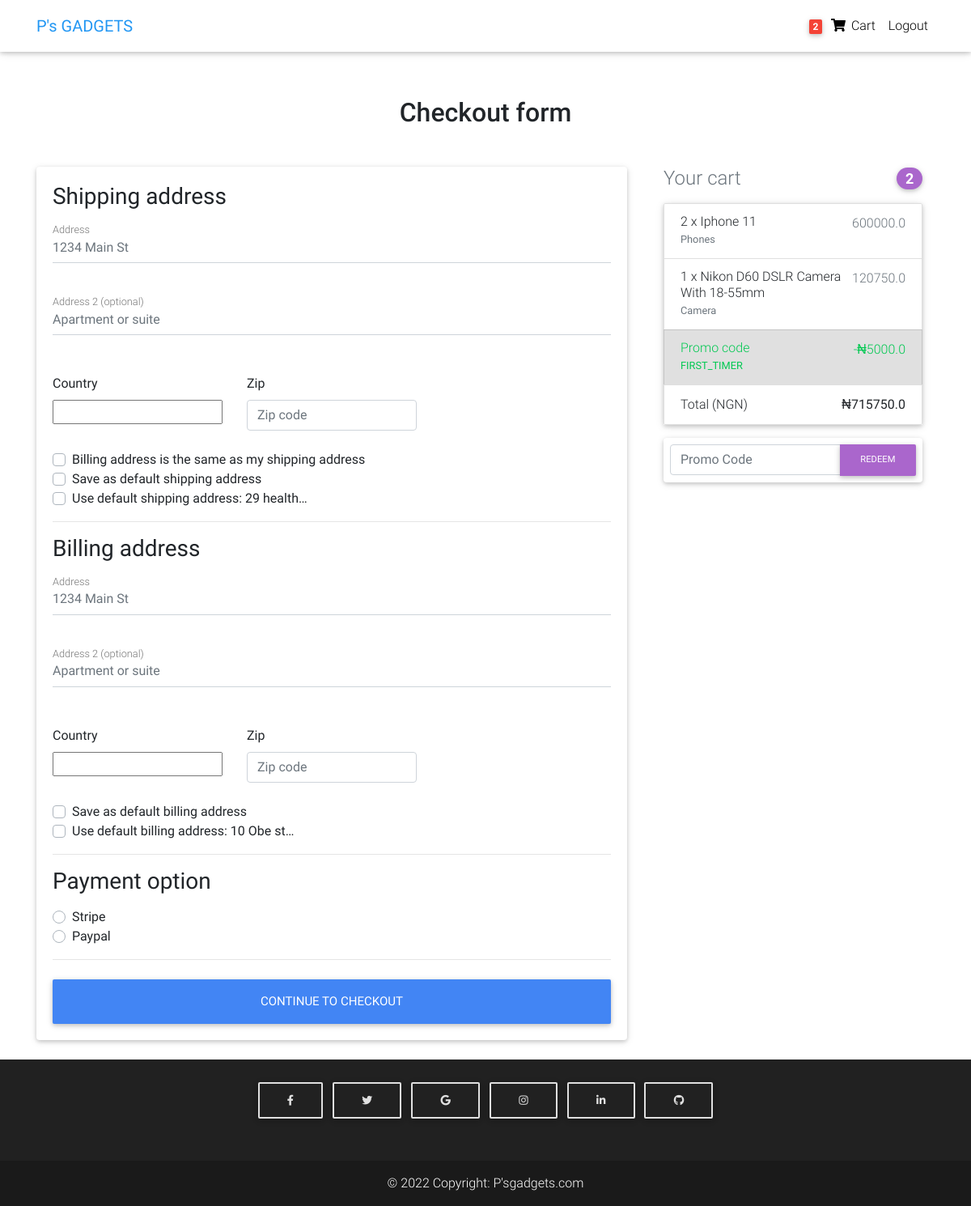
Before: /checkout/ (signed in) with the older database file.
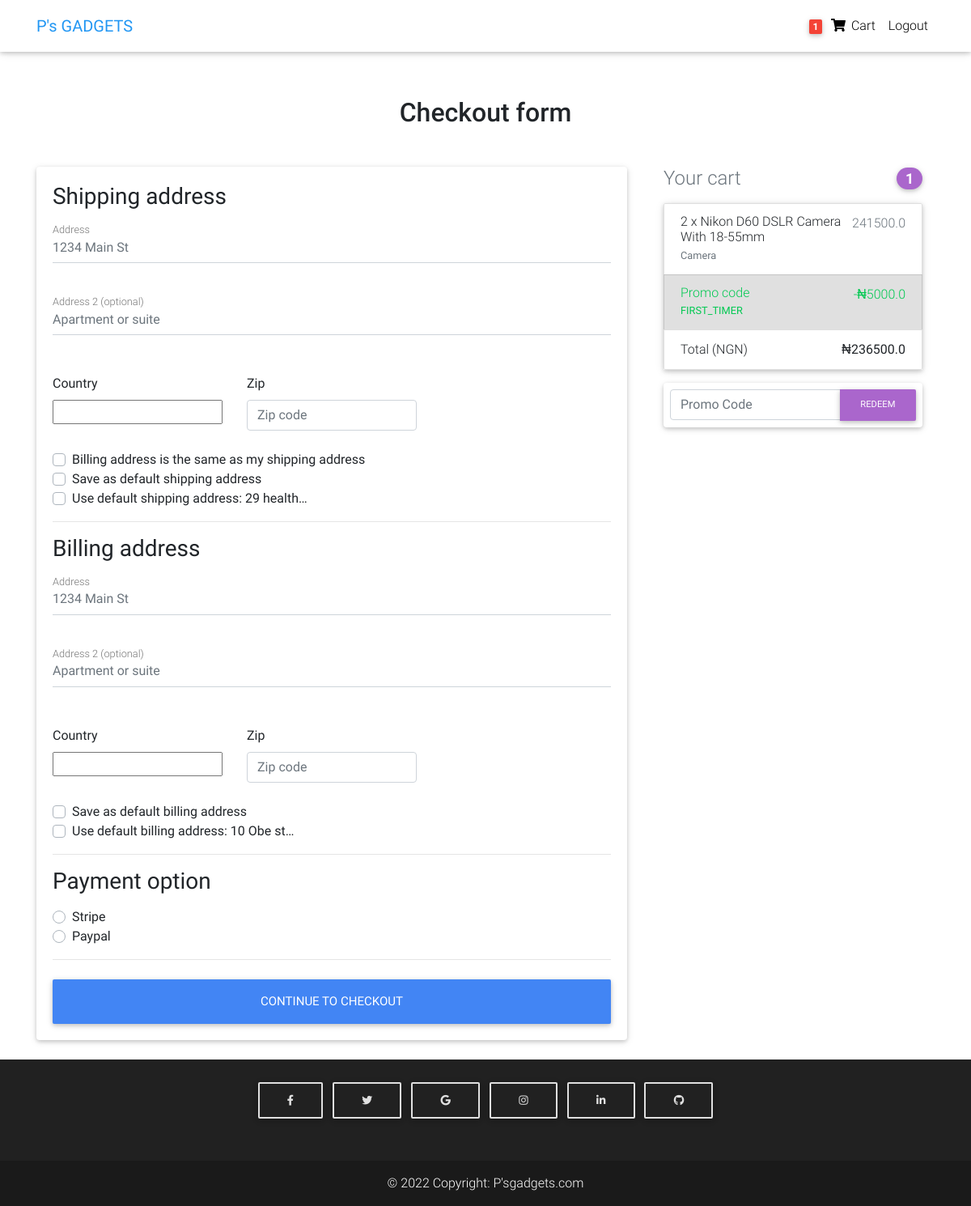
After: the same page with the newer database file.
### store/models.py (models this page shows, shortened)
class Order(models.Model):
    user = models.ForeignKey(settings.AUTH_USER_MODEL, on_delete=models.CASCADE)
    ref_code = models.CharField(max_length=20, blank=True, null=True)
    items = models.ManyToManyField(OrderItem)
    strat_date = models.DateTimeField(auto_now_add=True)
    ordered_date = models.DateTimeField()
    ordered = models.BooleanField(default=False)
    billing_address = models.ForeignKey('Address', related_name="billing_address", on_delete=models.SET_NULL, blank=True, null=True)
    shipping_address = models.ForeignKey('Address', related_name="shipping_address", on_delete=models.SET_NULL, blank=True, null=True)
    payment = models.ForeignKey('Payment', on_delete=models.SET_NULL, blank=True, null=True)
    coupon = models.ForeignKey("Coupon", on_delete=models.SET_NULL, blank=True, null=True)
    being_delivered = models.BooleanField(default=False)
    received = models.BooleanField(default=False)
    refund_requested = models.BooleanField(default=False)
    refund_granted = models.BooleanField(default=False)
    def get_total(self):
        total = 0
        for order_item in self.items.all():
            total += order_item.get_final_price()
        if self.coupon:
            total -= self.coupon.amount
        return total

class OrderItem(models.Model):
    user = models.ForeignKey(settings.AUTH_USER_MODEL, on_delete=models.CASCADE)
    ordered = models.BooleanField(default=False)
    item = models.ForeignKey(Product, on_delete=models.CASCADE)
    quantity = models.IntegerField(default=1)
    def get_total_item_price(self):
        return self.quantity * self.item.price
    def get_final_price(self):
        if self.item.discount_price:
            return self.get_total_discount_item_price()
        return self.get_total_item_price()

class Product(models.Model):
    title = models.CharField(max_length=100)
    brand = models.CharField(max_length=100)
    model = models.CharField(max_length=250, blank=True, null=True)
    features = models.TextField(blank=True, null=True)
    stock = models.IntegerField(default=100)
    released_on = models.CharField(max_length=100)
    dimensions = models.CharField(max_length=100)
    price = models.FloatField()
    discount_price = models.FloatField(blank=True, null=True)
    category = models.CharField(choices=CATEGORY_CHOICES, max_length=3)
    label =  models.CharField(choices=LABEL_CHOICES, max_length=1)
    slug = models.SlugField()
    description = models.TextField()
    image = models.ImageField(upload_to="product_images")
    type = models.CharField(choices=TYPE_CHOICES, max_length=2)

class Coupon(models.Model):
    code = models.CharField(max_length=15)
    amount = models.FloatField()

### store/views.py (the view, shortened to what this page needs)
# urls.py: path("checkout/", CheckoutView.as_view(), name="checkout"),
class CheckoutView(View):
    def get(self, *args, **kwargs):
        try:
            order = Order.objects.get(user=self.request.user, ordered=False)
            form = CheckoutForm()
            context = {
            'form': form,
            'couponform': CouponForm(),
            'order': order,
            'DISPLAY_COUPON_FORM': True,
            }
            shipping_address_qs = Address.objects.filter(
                user=self.request.user,
                address_type="S",
                default=True
            )
            if shipping_address_qs.exists():
                context.update({'default_shipping_address': shipping_address_qs[0]})
            billing_address_qs = Address.objects.filter(
                user=self.request.user,
                address_type="B",
                default=True
            )
            if billing_address_qs.exists():
                context.update({'default_billing_address': billing_address_qs[0]})
            return render(self.request, "store/checkout_3.html", context)
        except ObjectDoesNotExist:
            messages.info(self.request, 'You do not have an active order')
            return redirect("checkout")

### store/forms.py
class CheckoutForm(forms.Form):
    shipping_address = forms.CharField(required=False)
    shipping_address2 = forms.CharField(required=False)
    shipping_country = CountryField(blank_label='(select country)').formfield(
        required=False,
        widget=CountrySelectWidget(attrs={
        'class': 'custom-select d-block w-100'
    }))
    shipping_zip = forms.CharField(required=False)
    billing_address = forms.CharField(required=False)
    billing_address2 = forms.CharField(required=False)
    billing_country = CountryField(blank_label='(select country)').formfield(
        required=False,
        widget=CountrySelectWidget(attrs={'class': 'custom-select d-block w-100',
        }))
    billing_zip = forms.BooleanField(required=False)
    same_billing_address = forms.BooleanField(required=False)
    set_default_shipping = forms.BooleanField(required=False)
    use_default_shipping = forms.BooleanField(required=False)
    set_default_billing = forms.BooleanField(required=False)
    use_default_billing = forms.BooleanField(required=False)
    payment_option = forms.ChoiceField(widget=forms.RadioSelect, choices=PAYMENT_CHOICES)

### store/templates/store/checkout_3.html (shortened to what the changed rows need)
{% extends "store/check_base.html" %}
{% load crispy_forms_tags %}
{% block content %}
  <main >
    <div class="container wow fadeIn">
      <h2 class="my-5 h2 text-center">Checkout form</h2>
      <div class="row">
        <div class="col-md-8 mb-4">
          <div class="card">
            <form method="POST" class="card-body">
              <div class="d-block my-3">
                {% for value, name in form.fields.payment_option.choices %}
                <div class="custom-control custom-radio">
                  <label class="custom-control-label" for="{{ name }}">{{ name }}</label>
                </div>
                {% endfor %}
              </div>
            </form>
          </div>
        </div>
        <div class="col-md-4 mb-4">
          {% include "store/snippets.html" %}
        </div>
      </div>
    </div>
  </main>
{% endblock content %}

### store/templates/store/check_navbar.html (shortened to what this page needs)
{% load cart_template_tags %}
<nav class="navbar fixed-top navbar-expand-lg navbar-light white scrolling-navbar">
    <div class="container">
      <a class="navbar-brand waves-effect" href="/">
        <strong class="blue-text">P's GADGETS</strong>
      </a>
      <div class="collapse navbar-collapse" id="navbarSupportedContent">
        <ul class="navbar-nav nav-flex-icons">
          {% if request.user.is_authenticated %}
          <li class="nav-item">
            <a href="{% url 'order-summary' %}" class="nav-link waves-effect">
              <span class="badge red z-depth-1 mr-1"> {{ request.user|cart_item_count }} </span>
              <i class="fas fa-shopping-cart"></i>
              <span class="clearfix d-none d-sm-inline-block"> Cart </span>
            </a>
          </li>
          <li class="nav-item">
            <a class="nav-link waves-effect" href="{% url 'account_logout' %}">
              <span class="clearfix d-none d-sm-inline-block"> Logout </span>
            </a>
          </li>
          {% endif %}
        </ul>
      </div>
    </div>
  </nav>

### store/templates/store/snippets.html (shortened to what this page needs)
<div class="col-md-12 mb-4">
    <h4 class="d-flex justify-content-between align-items-center mb-3">
      <span class="text-muted">Your cart</span>
      <span class="badge badge-secondary badge-pill">{{ order.items.count }}</span>
    </h4>
    <ul class="list-group mb-3 z-depth-1">
      {% for order_item in order.items.all %}
      <li class="list-group-item d-flex justify-content-between lh-condensed">
        <div>
          <h6 class="my-0">{{ order_item.quantity}} x {{ order_item.item.title }}</h6>
          <small class="text-muted">{{ order_item.item.get_category_display }}</small>
        </div>
        <span class="text-muted">{{ order_item.get_final_price}}</span>
      </li>
      {% endfor %}
      {% if order.coupon %}
      <li class="list-group-item d-flex justify-content-between bg-light">
        <div class="text-success">
          <h6 class="my-0">Promo code</h6>
          <small>{{ order.coupon.code }}</small>
        </div>
        <span class="text-success">-<span>&#8358;</span>{{ order.coupon.amount }}</span>
      </li>
      {% endif %}
      <li class="list-group-item d-flex justify-content-between">
        <span>Total (NGN)</span>
        <strong><span>&#8358;</span>{{ order.get_total }}</strong>
      </li>
    </ul>
    {% if DISPLAY_COUPON_FORM %}
    <form class="card p-2" action="{% url 'add-coupon' %}" method="post">
        <div class="input-group">
        {{ couponform.code }}
        <div class="input-group-append">
            <button class="btn btn-secondary btn-md waves-effect m-0" type="submit">Redeem</button>
        </div>
        </div>
    </form>
    {% endif %}
  </div>

Changed rows visible on the page:
no longer on this page (row unchanged): OrderItem: quantity "2", item "Iphone 11", item.category "Phones", get_final_price "600000.0"
changed through a linked row, Order "FIRST_TIMER": items.count "2" → "1"; get_total "715750.0" → "236500.0"
changed OrderItem "Nikon D60 DSLR Camera With 18-55mm": quantity "1" → "2"; get_final_price "120750.0" → "241500.0"
Other visible differences:
{{ request.user|cart_item_count }}: "2" → "1"
